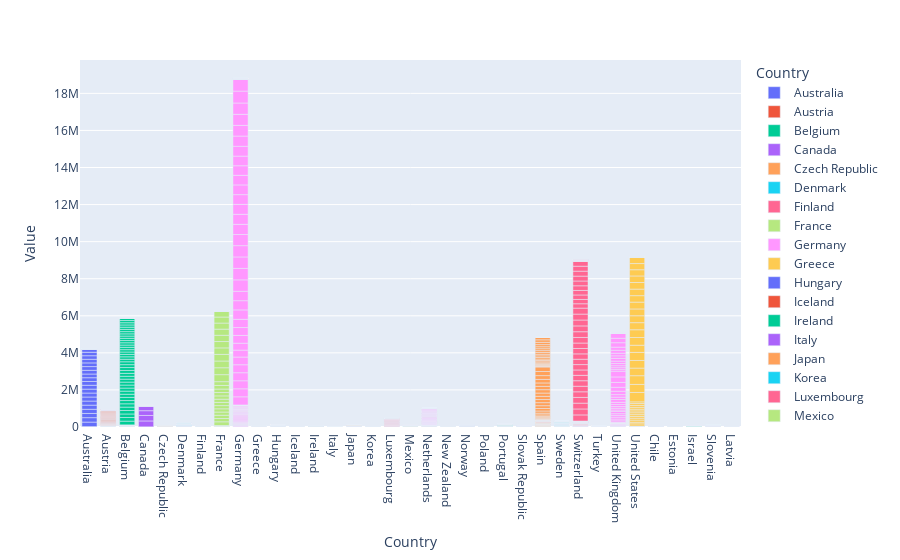

Here is the notebook cell this chart was saved with:
### Code cell
fig = px.bar(pddf_mig_italy
        , x="Country", y="Value",color="Country")
fig.update_traces(texttemplate='%{text:.2s}',textposition='outside')
fig.update_layout(uniformtext_minsize=8, uniformtext_mode='hide')
fig.show()
